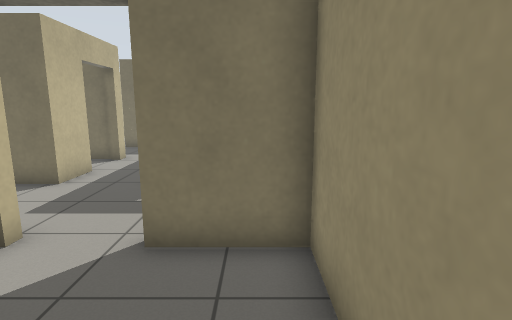
[1] (above)

24 first-person views from a walk through a world built for the Gazebo simulator. The camera is 1.2 m above the floor, tilts 10° down and sees 80° across. The floor is counted in squares, 0.5 m on a side. Each view is taken from the middle of a square. On the plan, view 1 faces up. The plan holds only what a view shows up to about 18 squares ahead; the rest is blank. The place goes on beyond the plan.

[2]
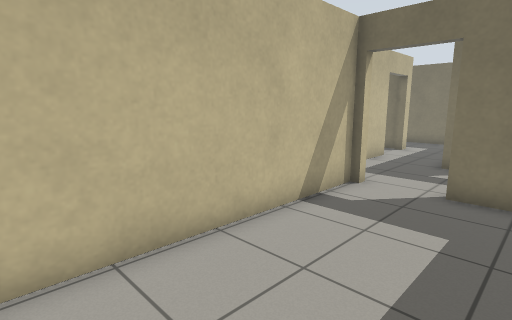

[3]
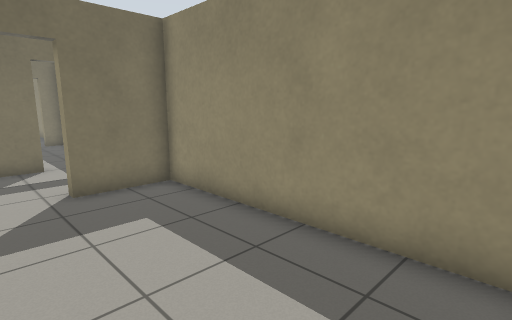

[4]
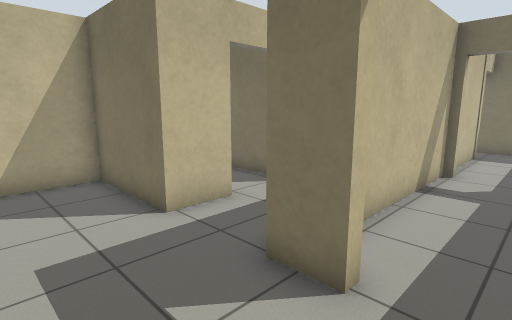

[5]
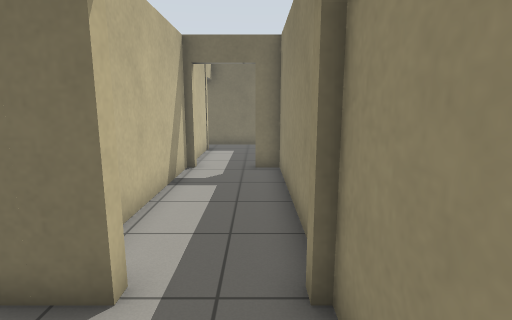

[6]
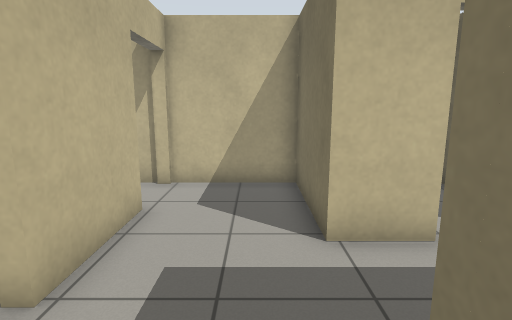

[7]
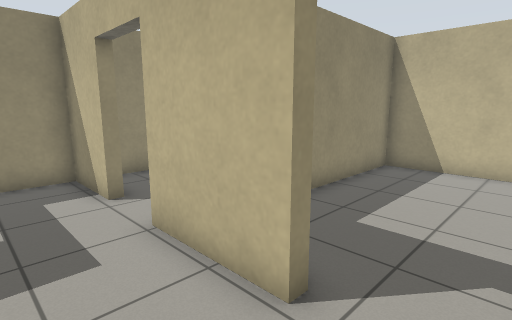

[8]
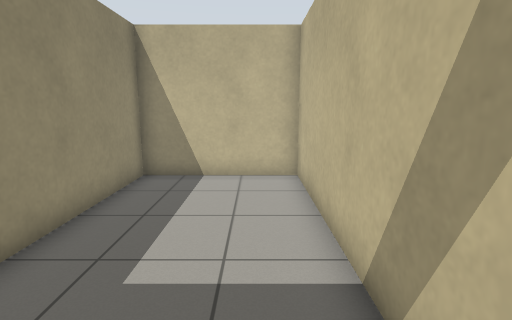

[9]
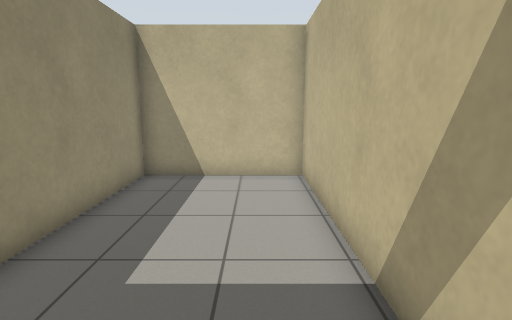

[10]
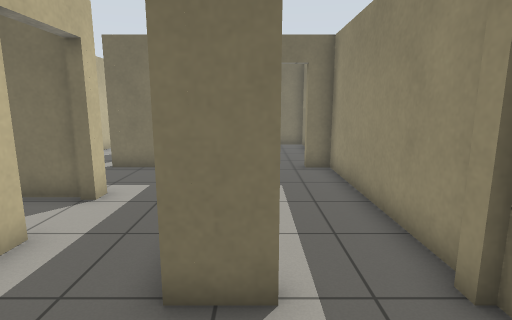

[11]
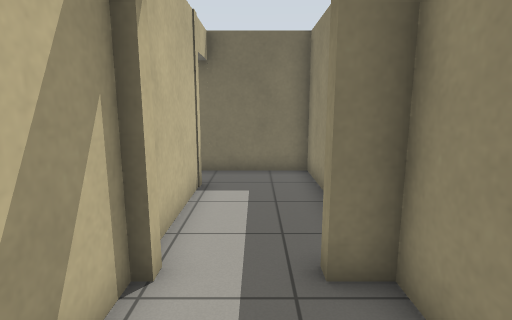

[12]
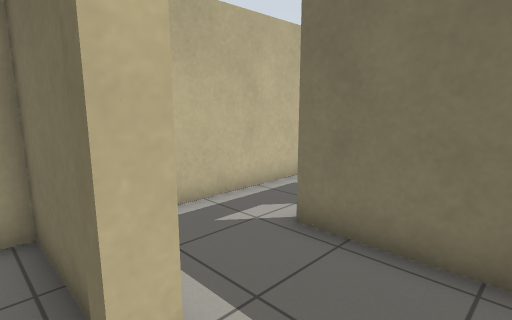

[13]
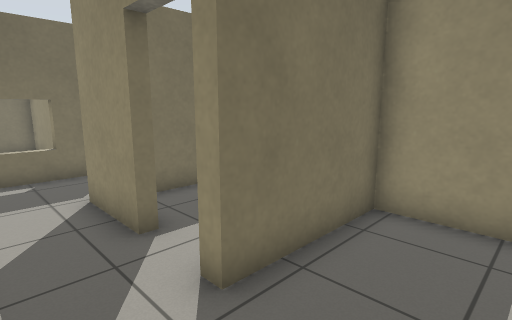

[14]
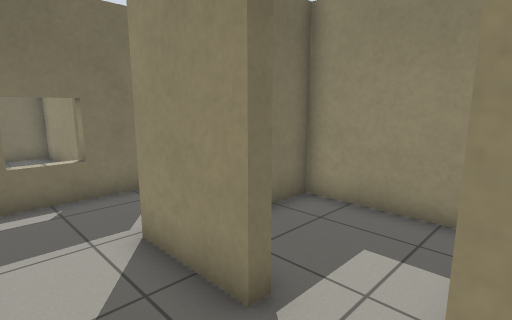

[15]
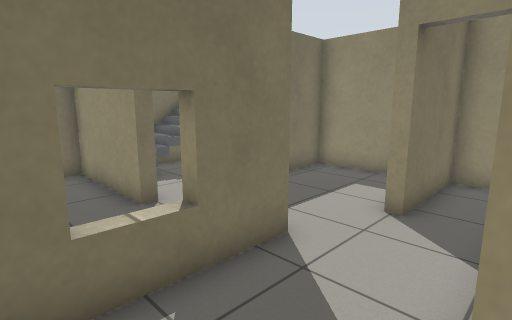

[16]
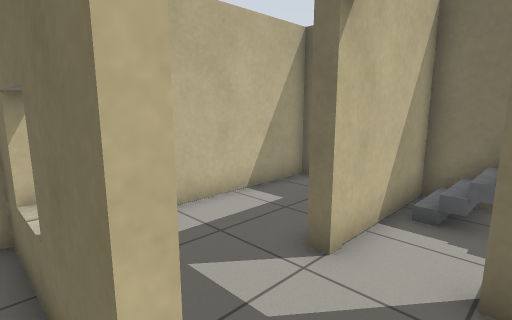

[17]
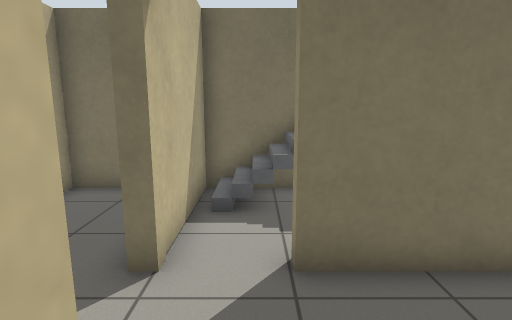

[18]
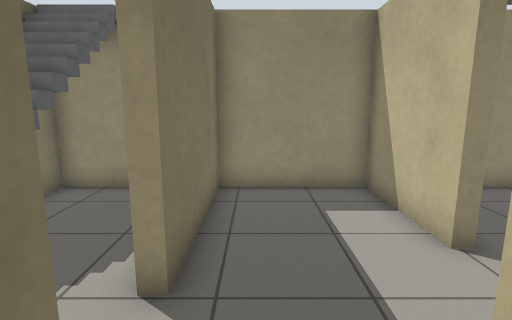

[19]
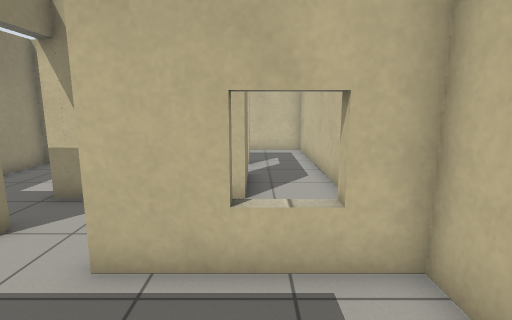

[20]
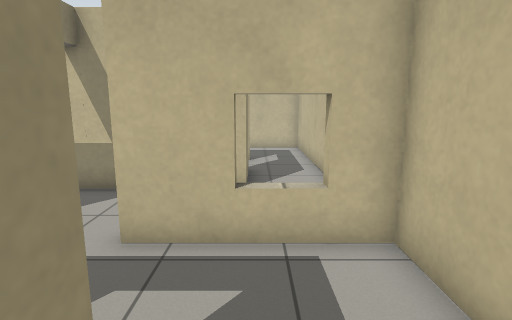

[21]
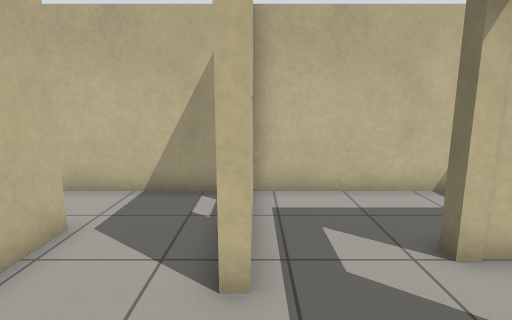

[22]
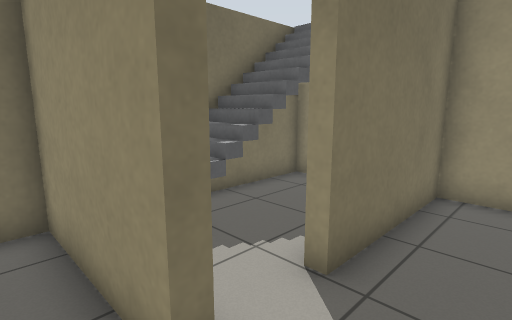

[23]
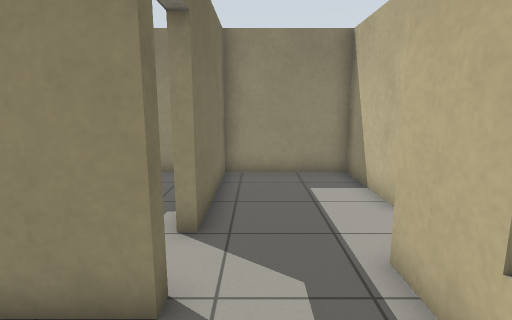

[24]
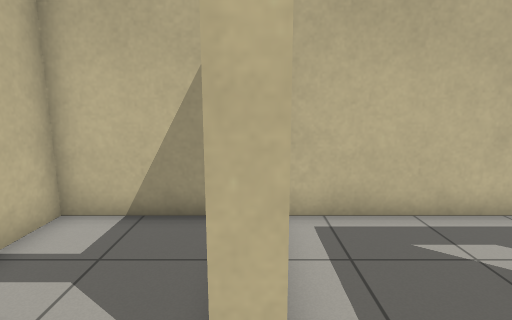

### Floor plan
Key: @ floor where view 1 was taken; # wall or solid block; . floor; / step, stairs or slope; D open door; = window, fence, low wall or low ledge; S stairs; O other object.
Columns run from 11 left of view 1 to 1 right of it. Each row starts with its distance up from view 1.
 35 #########==##
 34 #...#/O    .S
 33 #...#/OOOOO.#
 32 #...#.......#
 31 #...#...... #
 30 #...#DD######
 29 #...........#
 28 #...........#
 27 ###=##......#
 26 #...........#
 25 #.......D####
 24 #.......D...#
 23 #..######...#
 22 #..#....#...#
 21 #..#....#...#
 20 #..DD...#...#
 19 #..DD...#...#
 18 #...#####DDD#
 17 #.......#...#
 16 #.......#...#
 15 #.......#...#
 14 ######..#...#
 13 #....D..#...#
 12 #....D..#...#
 11 #....#..#...#
 10 #...##..##DD#
  9 #####.....DD#
  8 #...........#
  7 #...........#
  6 #...........#
  5 #DDD###DDD###
  4 #.....#.....#
  3 #.....#.....#
  2 #.....#.....#
  1 #.....#.....#
  0 #.....#....@#
 -1 #.....#.....#
 -2 #.....#.....#
 -3 #.....#.....#
 -4 #.....#.....#
 -5 #############

Positions as (right, up) in squares from view 1, and headings:
1: (0, 0), facing up
2: (0, -4), facing up-left
3: (-4, -4), facing up-right
4: (0, 6), facing up-left
5: (0, 6), facing up
6: (-1, 8), facing left
7: (-10, 8), facing down-right
8: (-9, 6), facing down
9: (-3, 6), facing down
10: (-2, 6), facing up
11: (-1, 14), facing up
12: (-4, 13), facing up-left
13: (-10, 15), facing up-right
14: (-10, 18), facing up-right
15: (-10, 23), facing up-right
16: (-4, 26), facing up-left
17: (-5, 26), facing up
18: (-8, 29), facing right
19: (-8, 31), facing down
20: (-8, 32), facing down
21: (-2, 27), facing left
22: (-8, 28), facing up-right
23: (-10, 29), facing right
24: (-4, 14), facing left
